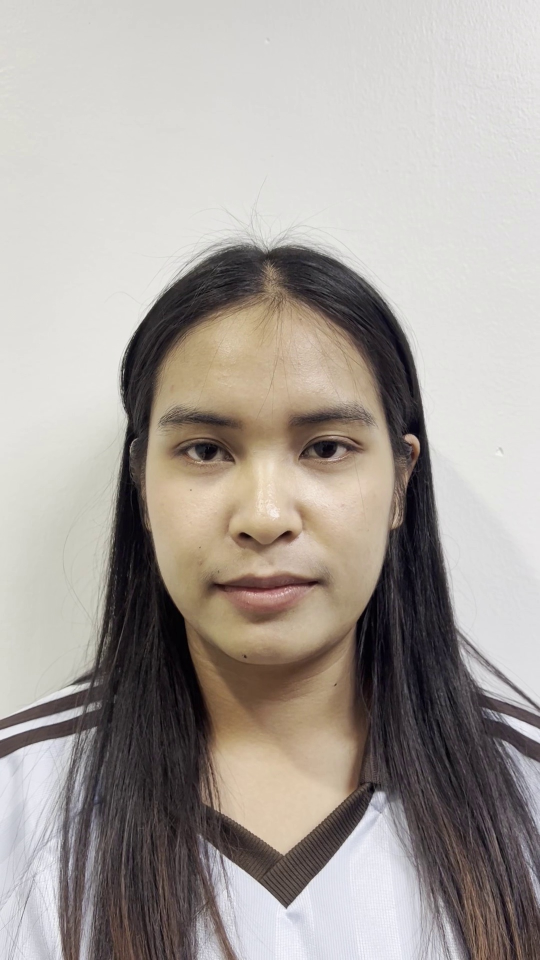
#> input picture FaceRecognitionProject/faces_dataset/Sujitra/frame_0018.jpg, 1080 x 1920 px, found by its file name (shown at 1/2 size); its folder holds only this picture in this run
$ python testcode.py
#> lines starting #> are read from the running program, lines starting #| are printed output that depends on the picture; after the words box and inside, x2 and y2 are one past the last pixel; in counts of white or black regions, pixels touching at a corner belong together
#> further down, img is the input picture: shape (1920, 1080, 3); mean B, G, R 156.4, 161.7, 168.4
import os
import cv2

# พาธของฐานข้อมูลใบหน้า
face_database_path = 'C:/CPE/PythonOpencvtest/FaceRecognitionProject/faces_dataset/Sujitra'

# ฟังก์ชันตรวจจับใบหน้า
def detect_face(img):
    # ใช้ cascade classifier ของ OpenCV สำหรับตรวจจับใบหน้า
    face_cascade = cv2.CascadeClassifier(cv2.data.haarcascades + 'haarcascade_frontalface_default.xml')
    gray = cv2.cvtColor(img, cv2.COLOR_BGR2GRAY)
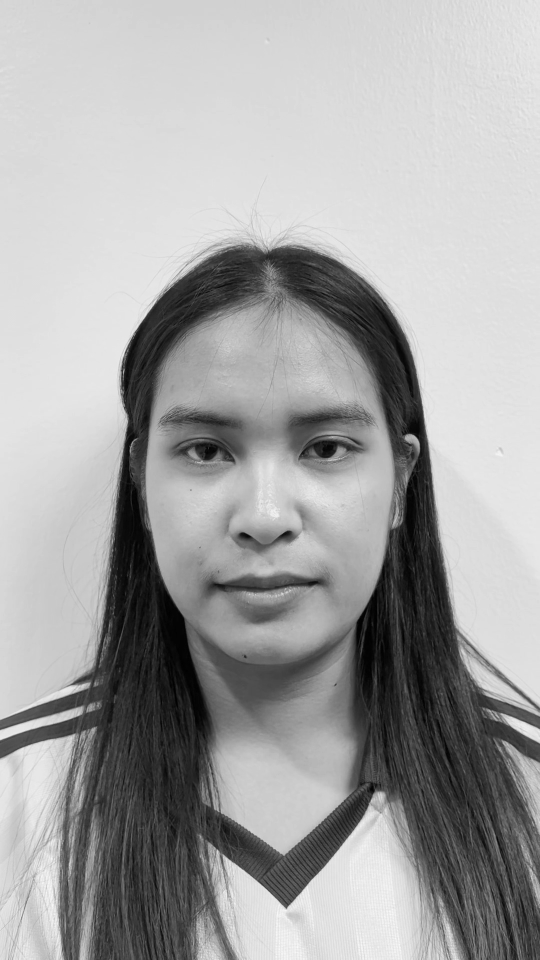
#> gray: shape (1920, 1080) (shown at 1/2 size); min 0, max 253, mean 163.1
    faces = face_cascade.detectMultiScale(gray, scaleFactor=1.1, minNeighbors=5, minSize=(30, 30))
#> faces = [[196, 628, 674, 674]]

    for (x, y, w, h) in faces:
        cv2.rectangle(img, (x, y), (x+w, y+h), (255, 0, 0), 2)
#> this loop made 1 pass
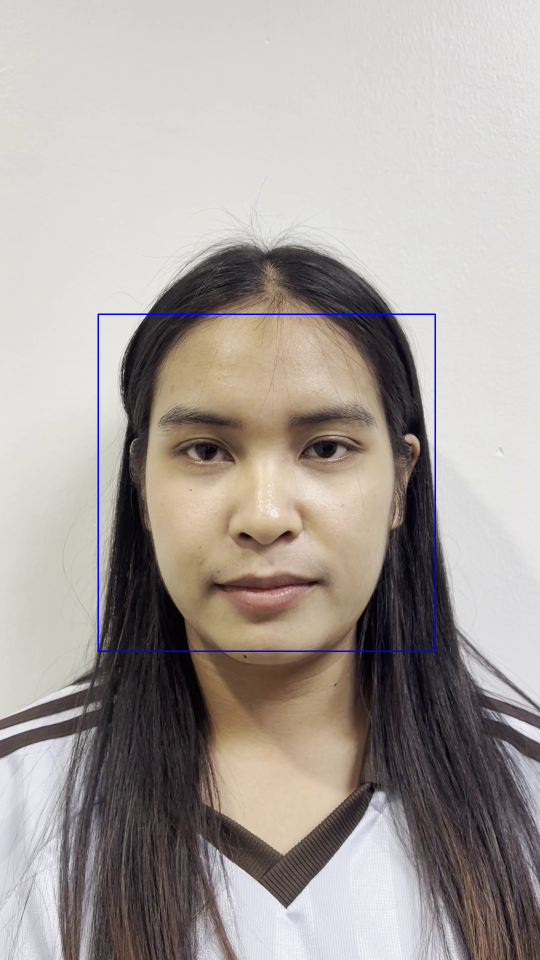
#> img: shape (1920, 1080, 3) (shown at 1/2 size); 0.39% of pixels changed, all inside (x1, y1, x2, y2) = (195, 627, 872, 1304)

    return img


# ลิสต์ไฟล์ทั้งหมดในโฟลเดอร์
for img_filename in os.listdir(face_database_path):
    img_path = os.path.join(face_database_path, img_filename)
    img = cv2.imread(img_path)

    if img is None:
        print(f"ไม่สามารถโหลดภาพ: {img_path}")
        continue

    # แสดงข้อความกำลังประมวลผลภาพ
    print(f"กำลังประมวลผลภาพ: {img_filename}")

    # ตรวจจับใบหน้าในภาพ
    img_with_face = detect_face(img)

    # ลดขนาดรูปภาพก่อนแสดงผล
    resized_img = cv2.resize(img_with_face, (640, 480))  # ปรับขนาดเป็น 640x480
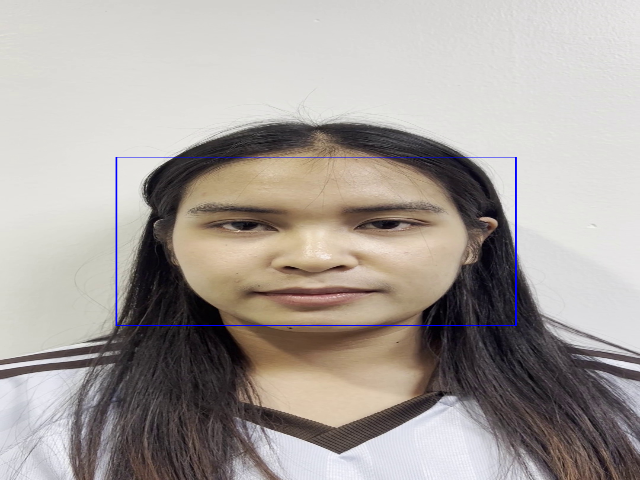
#> resized_img: shape (480, 640, 3); mean B, G, R 156.9, 161.1, 167.8

    # แสดงภาพที่มีการตรวจจับใบหน้า
    cv2.imshow(f"Detected Face in {img_filename}", resized_img)

    cv2.waitKey(0)

# ปิดหน้าต่างแสดงผล
cv2.destroyAllWindows()

$ run again, on FaceRecognitionProject/faces_dataset/Sujitra/frame_0061.jpg
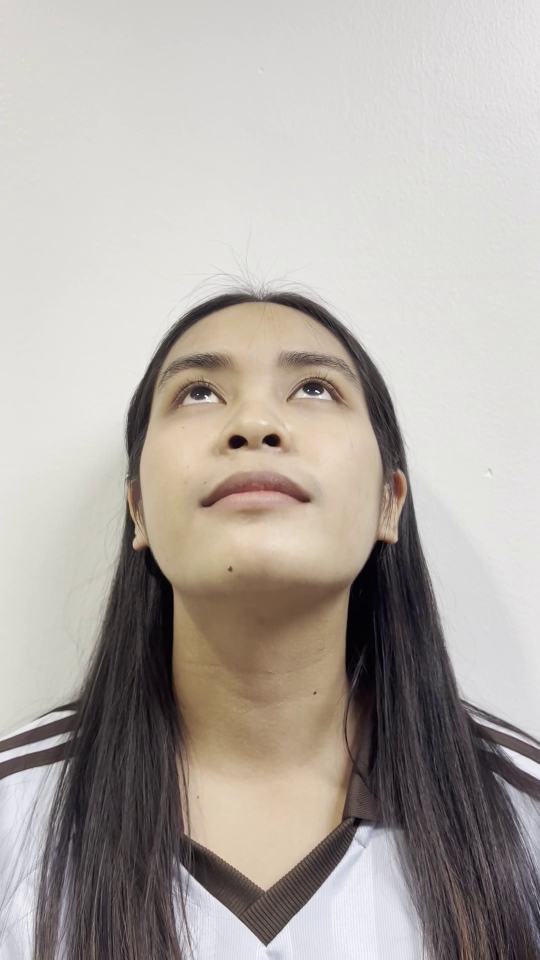
#> input picture FaceRecognitionProject/faces_dataset/Sujitra/frame_0061.jpg, 1080 x 1920 px, found by its file name (shown at 1/2 size)
#> img is the input picture: shape (1920, 1080, 3); mean B, G, R 165, 170.8, 177.2
#> faces = [[226, 540, 580, 580]]
#> the loop in detect_face, `for (x, y, w, h) in faces:` made 1 pass
#> after the loop in detect_face, `for (x, y, w, h) in faces:`:
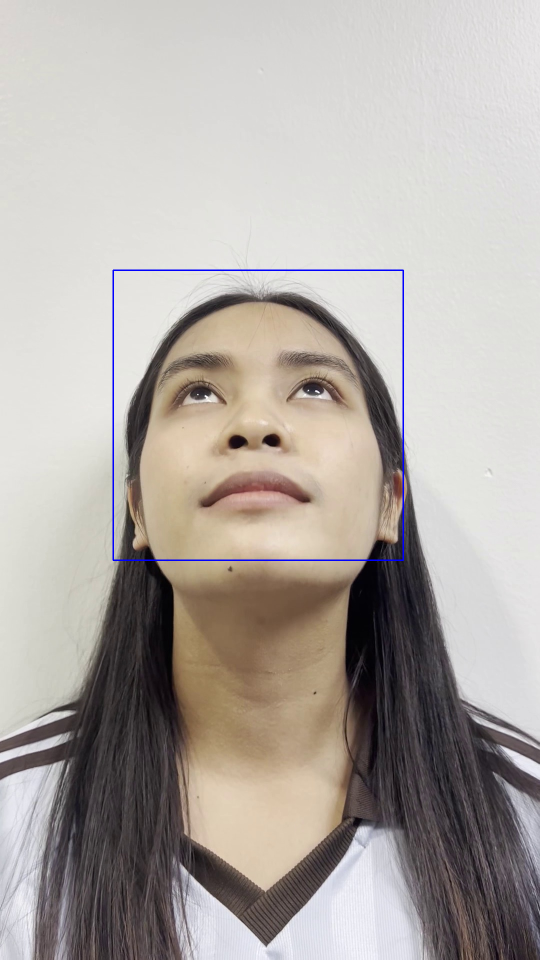
#> img: shape (1920, 1080, 3) (shown at 1/2 size); 0.34% of pixels changed, all inside (x1, y1, x2, y2) = (225, 539, 808, 1122)
#> `resized_img = cv2.resize(img_with_face, (640, 480))`:
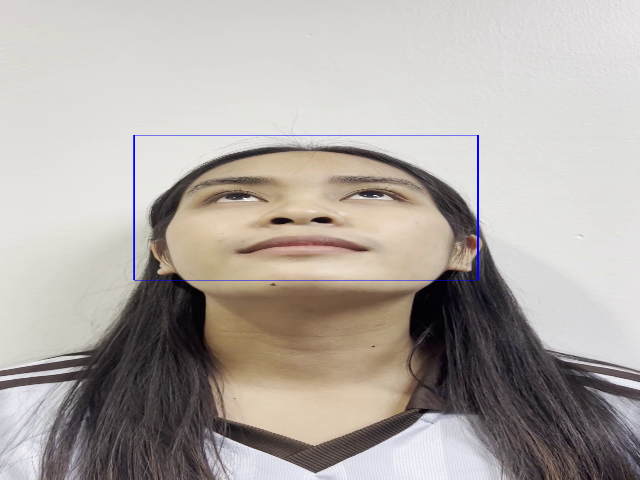
#> resized_img: shape (480, 640, 3); mean B, G, R 165.2, 170.2, 176.6

$ run again, on FaceRecognitionProject/faces_dataset/Sujitra/frame_0040.jpg
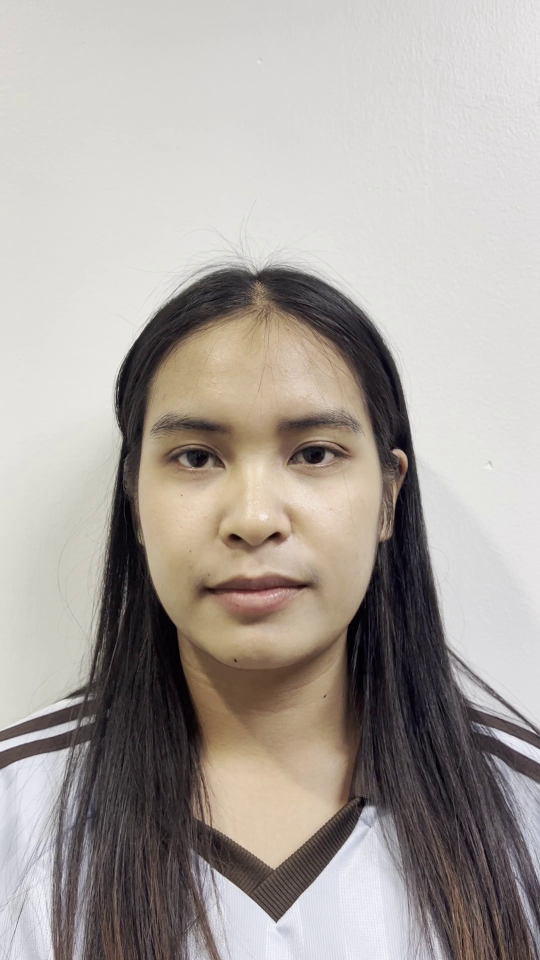
#> input picture FaceRecognitionProject/faces_dataset/Sujitra/frame_0040.jpg, 1080 x 1920 px, found by its file name (shown at 1/2 size)
#> img is the input picture: shape (1920, 1080, 3); mean B, G, R 159, 164.3, 170.7
#> faces = [[189, 653, 649, 649]]
#> the loop in detect_face, `for (x, y, w, h) in faces:` made 1 pass
#> after the loop in detect_face, `for (x, y, w, h) in faces:`:
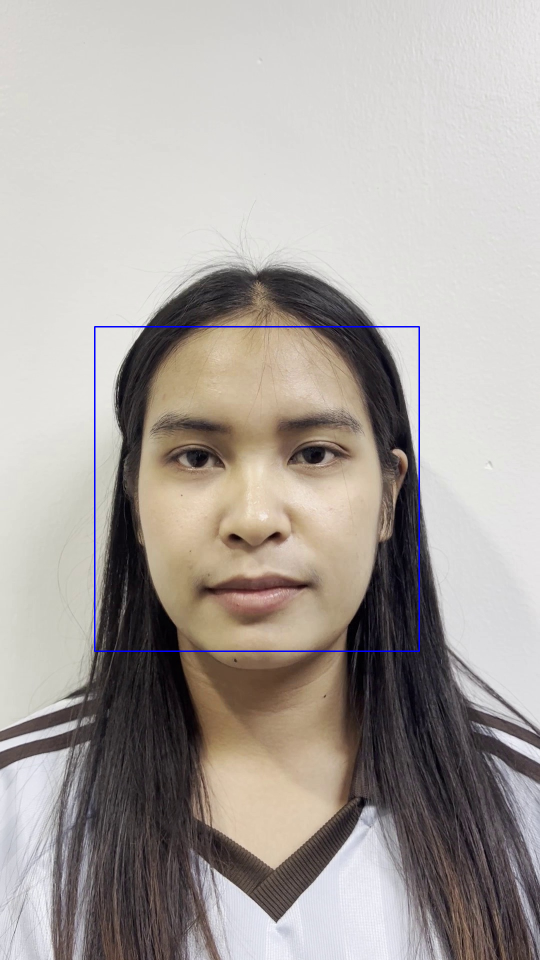
#> img: shape (1920, 1080, 3) (shown at 1/2 size); 0.38% of pixels changed, all inside (x1, y1, x2, y2) = (188, 652, 840, 1304)
#> `resized_img = cv2.resize(img_with_face, (640, 480))`:
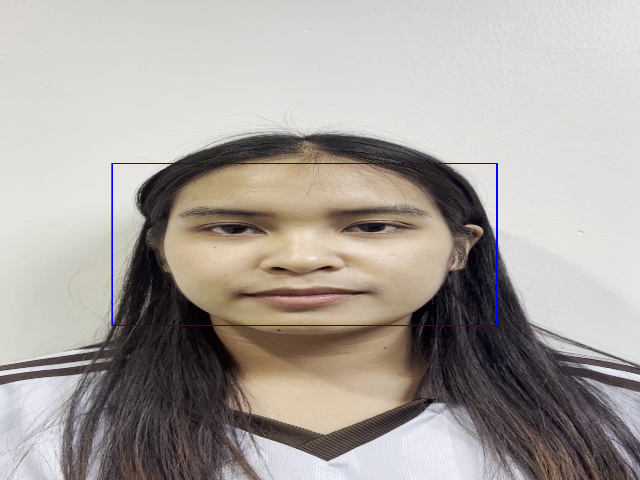
#> resized_img: shape (480, 640, 3); mean B, G, R 159.6, 163.7, 170.1
